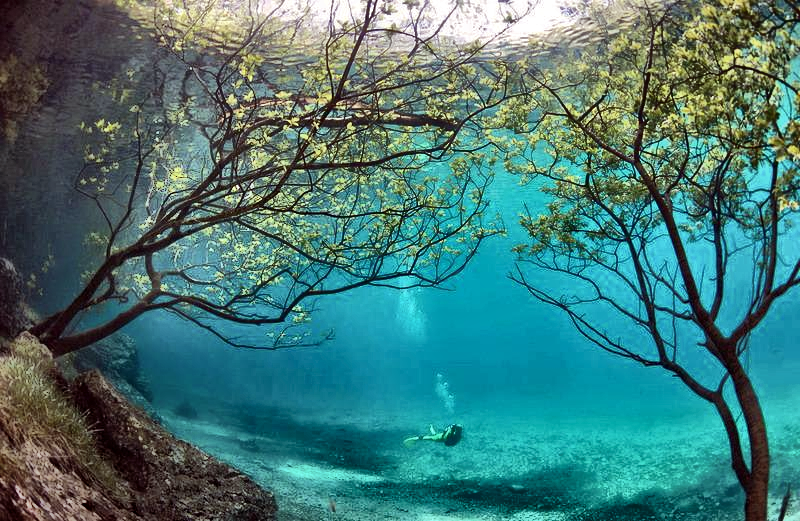
#> input picture IQA_Evaluation/IQA_PSNR_SSIM_UIQM_UCIQE/110_reference/15_img_.png, 800 x 521 px
$ python -i data.py   (imports and definitions only)
#> lines starting #> are read from the running program, lines starting #| are printed output that depends on the picture
import cv2
import numpy as np
from typing import Tuple

# 数据预处理
# [60 lines left out: functions white_balance_transform, gamma_correction, not called in this run]


def histeq(im_rgb):
    im_lab = cv2.cvtColor(im_rgb, cv2.COLOR_RGB2LAB)
#> im_lab: shape (521, 800, 3); mean of channels 0, 1, 2 120.2, 114.7, 125.3

    clahe = cv2.createCLAHE(clipLimit=0.1, tileGridSize=(8, 8))
    el = clahe.apply(im_lab[:, :, 0])
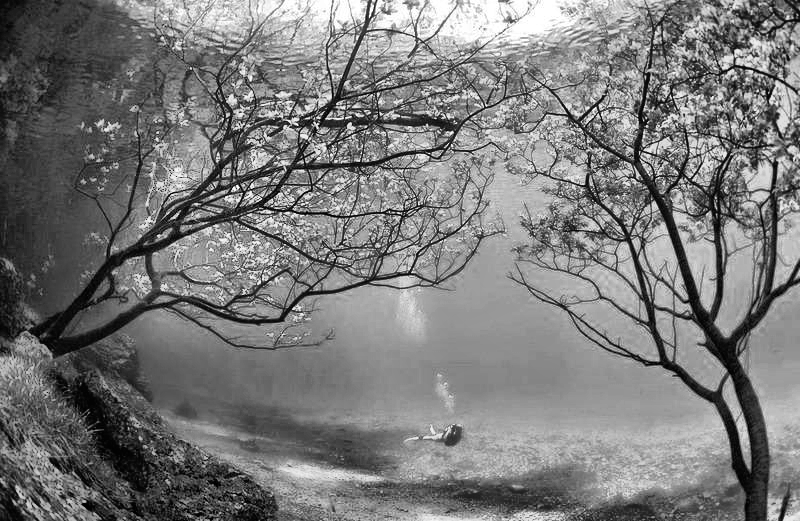
#> el: shape (521, 800); min 1, max 255, mean 121.7

    im_he = im_lab.copy()
    im_he[:, :, 0] = el
#> im_he: shape (521, 800, 3); mean of channels 0, 1, 2 121.7, 114.7, 125.3
    im_he_rgb = cv2.cvtColor(im_he, cv2.COLOR_LAB2RGB)

    return im_he_rgb


# [10 lines left out: function transform, not called in this run]

>>> import cv2
>>> picture = cv2.cvtColor(cv2.imread('../../../../IQA_Evaluation/IQA_PSNR_SSIM_UIQM_UCIQE/110_reference/15_img_.png'), cv2.COLOR_BGR2RGB)
>>> result = histeq(picture)

$ run again, on IQA_Evaluation/IQA_PSNR_SSIM_UIQM_UCIQE/110_reference/16_img_.png
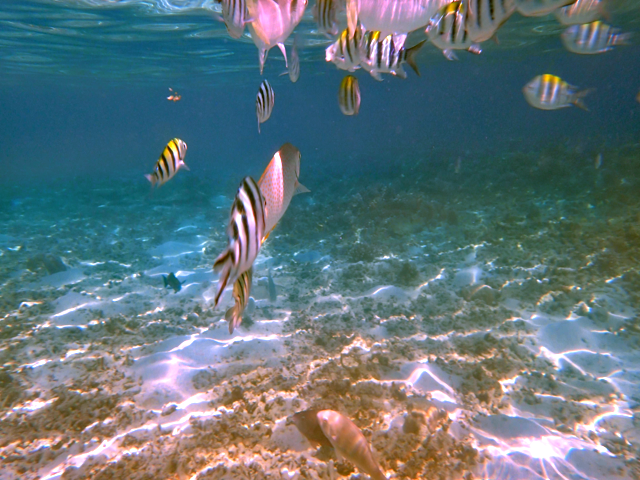
#> input picture IQA_Evaluation/IQA_PSNR_SSIM_UIQM_UCIQE/110_reference/16_img_.png, 640 x 480 px
#> im_lab: shape (480, 640, 3); mean of channels 0, 1, 2 121.8, 124.7, 123.3
#> in histeq, `el = clahe.apply(im_lab[:, :, 0])`:
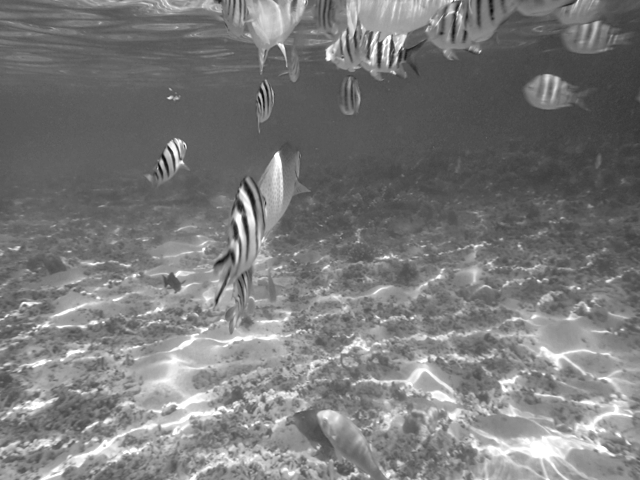
#> el: shape (480, 640); min 9, max 255, mean 121.7
#> im_he: shape (480, 640, 3); mean of channels 0, 1, 2 121.7, 124.7, 123.3

$ run again, on IQA_Evaluation/IQA_PSNR_SSIM_UIQM_UCIQE/110_reference/23_img_.png
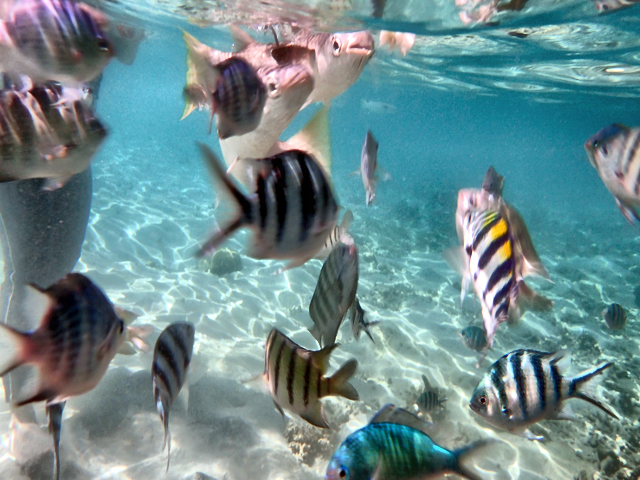
#> input picture IQA_Evaluation/IQA_PSNR_SSIM_UIQM_UCIQE/110_reference/23_img_.png, 640 x 480 px
#> im_lab: shape (480, 640, 3); mean of channels 0, 1, 2 141.7, 119.6, 123.6
#> in histeq, `el = clahe.apply(im_lab[:, :, 0])`:
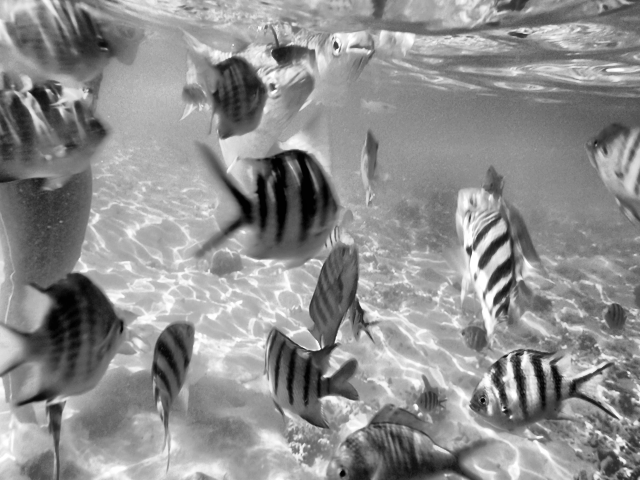
#> el: shape (480, 640); min 1, max 255, mean 142.2
#> im_he: shape (480, 640, 3); mean of channels 0, 1, 2 142.2, 119.6, 123.6

$ run again, on IQA_Evaluation/IQA_PSNR_SSIM_UIQM_UCIQE/110_reference/24_img_.png
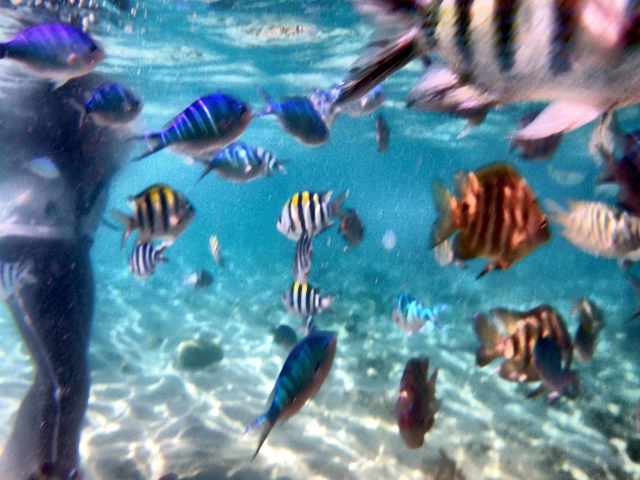
#> input picture IQA_Evaluation/IQA_PSNR_SSIM_UIQM_UCIQE/110_reference/24_img_.png, 640 x 480 px
#> im_lab: shape (480, 640, 3); mean of channels 0, 1, 2 136.8, 122.9, 115.3
#> in histeq, `el = clahe.apply(im_lab[:, :, 0])`:
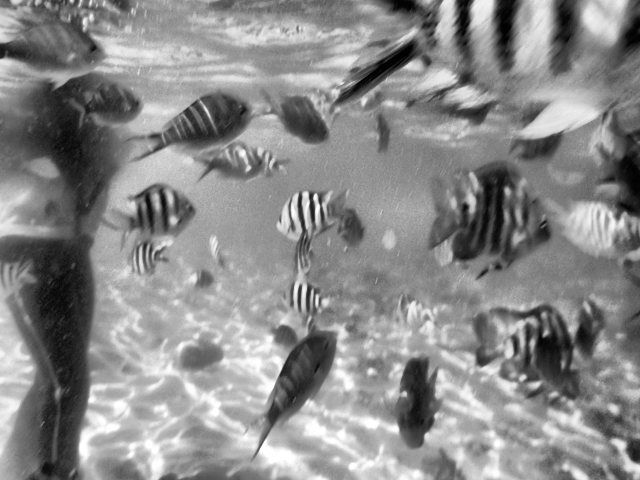
#> el: shape (480, 640); min 1, max 255, mean 137.6
#> im_he: shape (480, 640, 3); mean of channels 0, 1, 2 137.6, 122.9, 115.3
